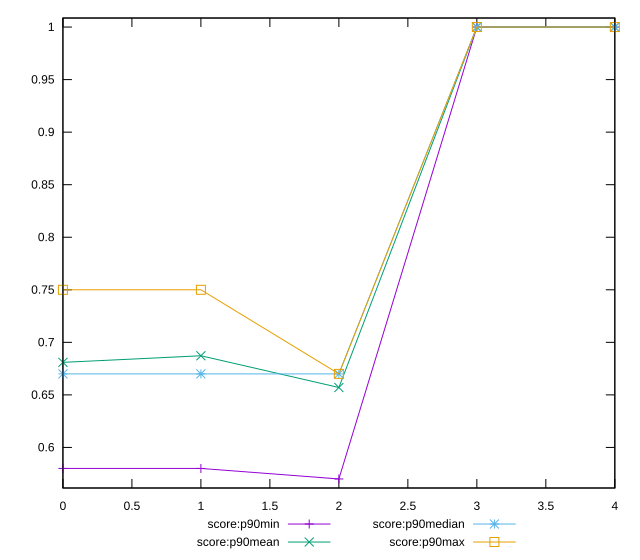

Here is the gnuplot script that generated this plot:
reset

$scoreP90Min <<EOF
0 0.58
1 0.58
2 0.57
3 1
4 1
EOF

$scoreP90Mean <<EOF
0 0.6809574468085113
1 0.6872340425531918
2 0.6570212765957453
3 1
4 1
EOF

$scoreP90Median <<EOF
0 0.67
1 0.67
2 0.67
3 1
4 1
EOF

$scoreP90Max <<EOF
0 0.75
1 0.75
2 0.67
3 1
4 1
EOF

set key outside below
set xrange [0:4]
set yrange [0.5613999999999999:1.0086]
set trange [0.5613999999999999:1.0086]
set terminal svg size 640, 560 enhanced background rgb 'white'
set output "report_00017_2021-02-10T15-08-03.406Z/uses-webp-images/progression/score.svg"

plot $scoreP90Min title "score:p90min" with linespoints, \
     $scoreP90Mean title "score:p90mean" with linespoints, \
     $scoreP90Median title "score:p90median" with linespoints, \
     $scoreP90Max title "score:p90max" with linespoints

reset
